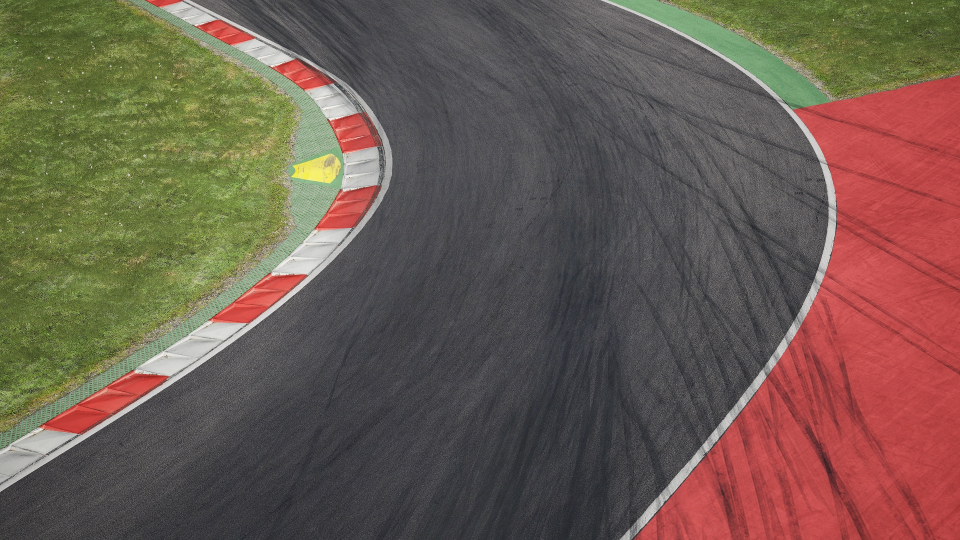
#> input picture Imagenes/rb_ring16.jpg, 1920 x 1080 px (shown at 1/2 size)
$ python CalibradorHSV.py
#> lines starting #> are read from the running program, lines starting #| are printed output that depends on the picture; after the words box and inside, x2 and y2 are one past the last pixel; in counts of white or black regions, pixels touching at a corner belong together
import cv2
import numpy as np

"""
Carga una imagen y nos permite determinar los valores
del filtro de colorr HSV y el valor del erode.
"""

def nada(x):
    pass

# --- Configuración Inicial ---
ruta_imagen = 'Imagenes/rb_ring16.jpg'
ancho_max_ventana = 800  # Para reescalar la imagen si es muy grande

# Cargar la imagen
imagen = cv2.imread(ruta_imagen)
#> imagen is the input picture: shape (1080, 1920, 3); mean B, G, R 79.6, 91.3, 108.6
if imagen is None:
    print(f"Error: No se pudo cargar la imagen en {ruta_imagen}")
    exit()

# Reescalar la imagen para que quepa en la pantalla
altura, anchura = imagen.shape[:2]
#> altura = 1080; anchura = 1920
if anchura > ancho_max_ventana:
    escala = ancho_max_ventana / anchura
#> escala = 0.417
    dim = (ancho_max_ventana, int(altura * escala))
#> dim = (800, 450)
    imagen = cv2.resize(imagen, dim, interpolation=cv2.INTER_AREA)
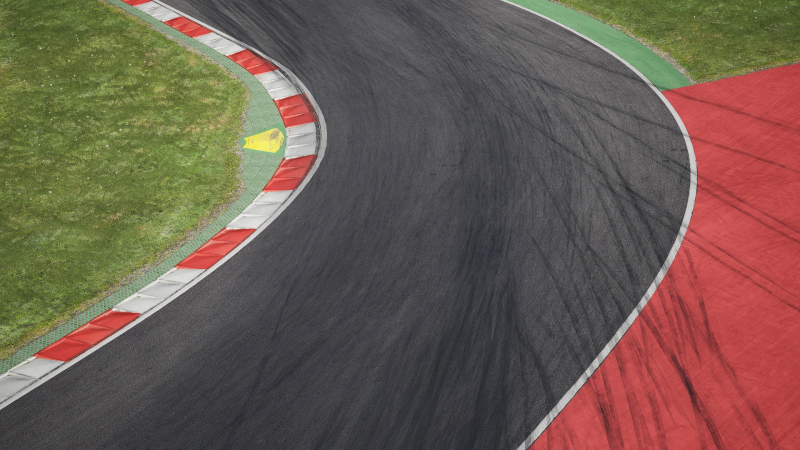
#> imagen: shape (450, 800, 3); mean B, G, R 79.6, 91.3, 108.6

# Convertir a HSV
hsv = cv2.cvtColor(imagen, cv2.COLOR_BGR2HSV)
#> hsv: shape (450, 800, 3); mean H, S, V 80.1, 63.6, 113.8

# Crear la ventana para los controles (trackbars)
cv2.namedWindow('Controles HSV')
cv2.resizeWindow('Controles HSV', 600, 350) # Aumentamos el tamaño para el nuevo trackbar

# --- Crear los 6 Trackbars HSV ---
cv2.createTrackbar('H Min', 'Controles HSV', 0, 180, nada)
#> slider 'H Min' is set to 36
cv2.createTrackbar('H Max', 'Controles HSV', 180, 180, nada)
cv2.createTrackbar('S Min', 'Controles HSV', 0, 255, nada)
#> slider 'S Min' is set to 51
cv2.createTrackbar('S Max', 'Controles HSV', 255, 255, nada)
cv2.createTrackbar('V Min', 'Controles HSV', 0, 255, nada)
#> slider 'V Min' is set to 51
cv2.createTrackbar('V Max', 'Controles HSV', 255, 255, nada)

# --- Crear el trackbar para determinar el erode ---
cv2.createTrackbar('Kernel Erosion', 'Controles HSV', 1, 15, nada)


print("\n--- Calibrador HSV con Erosión ---")
print("Ajusta los deslizadores HSV para aislar el color.")
print("Luego ajusta 'Kernel Erosion' para limpiar el ruido.")
print("Presiona 'ESC' para salir.")

# --- Bucle Principal ---
while True:
    # 1. Leer la posición actual de los 6 trackbars HSV
    h_min = cv2.getTrackbarPos('H Min', 'Controles HSV')
    h_max = cv2.getTrackbarPos('H Max', 'Controles HSV')
    s_min = cv2.getTrackbarPos('S Min', 'Controles HSV')
    s_max = cv2.getTrackbarPos('S Max', 'Controles HSV')
    v_min = cv2.getTrackbarPos('V Min', 'Controles HSV')
    v_max = cv2.getTrackbarPos('V Max', 'Controles HSV')

    # 2. Leer la posición del trackbar de Erosión
    kernel_erosion_size = cv2.getTrackbarPos('Kernel Erosion', 'Controles HSV')

    # Kernel debe ser impar.
    if kernel_erosion_size % 2 == 0:
        kernel_erosion_size += 1
    if kernel_erosion_size == 0:
        kernel_erosion_size = 1


    # 3. Crear los arrays de límites HSV
    limite_inferior = np.array([h_min, s_min, v_min])
    limite_superior = np.array([h_max, s_max, v_max])

    # 4. Crear la máscara con cv2.inRange()
    mascara = cv2.inRange(hsv, limite_inferior, limite_superior)
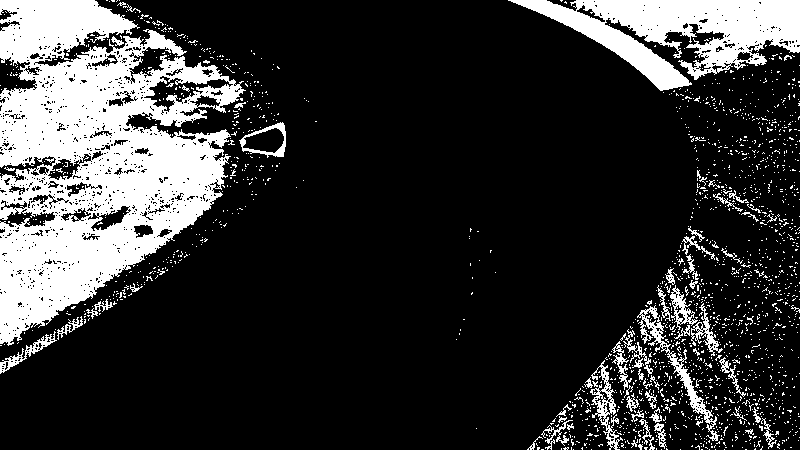
#> mascara: shape (450, 800); 19.9% white; 1796 white regions (1730 under 20 px), largest, box (x1, y1, x2, y2) and area: (0, 0, 246, 346) 46390, (508, 0, 800, 91) 12751, (637, 305, 720, 441) 1312

    # 5. Aplicar Erosión si el tamaño del kernel es mayor a 1
    if kernel_erosion_size > 1:
        kernel = np.ones((kernel_erosion_size, kernel_erosion_size), np.uint8)
        mascara_limpia = cv2.erode(mascara, kernel, iterations=1)
    else:
        mascara_limpia = mascara # Si el kernel es 1, no aplicamos erosión (o aplicamos con un kernel 1x1 sin efecto)


    # 6. Mostrar las imágenes
    cv2.imshow('Imagen Original', imagen)
    cv2.imshow('Mascara HSV (con Erosion)', mascara_limpia) # Mostramos la máscara limpia

    # 7. Esperar por una tecla (1ms) y comprobar si es 'ESC'
    k = cv2.waitKey(1) & 0xFF
#> (key Esc is pressed here)
    if k == 27:  # 27 es el código ASCII para la tecla 'Esc'
        break

# Limpiar y cerrar todo
cv2.destroyAllWindows()
